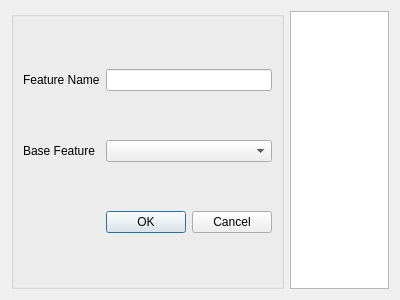
<?xml version="1.0" encoding="UTF-8"?>
<ui version="4.0">
 <class>Dialog</class>
 <widget class="QDialog" name="Dialog">
  <property name="geometry">
   <rect>
    <x>0</x>
    <y>0</y>
    <width>400</width>
    <height>300</height>
   </rect>
  </property>
  <property name="windowTitle">
   <string>Add New Feature</string>
  </property>
  <layout class="QHBoxLayout" name="horizontalLayout">
   <item>
    <widget class="QGroupBox" name="groupBox">
     <property name="title">
      <string/>
     </property>
     <layout class="QGridLayout" name="gridLayout">
      <item row="2" column="0">
       <widget class="QLabel" name="label">
        <property name="text">
         <string>Feature Name</string>
        </property>
       </widget>
      </item>
      <item row="4" column="2">
       <widget class="QDialogButtonBox" name="buttonBox">
        <property name="orientation">
         <enum>Qt::Horizontal</enum>
        </property>
        <property name="standardButtons">
         <set>QDialogButtonBox::Cancel|QDialogButtonBox::Ok</set>
        </property>
       </widget>
      </item>
      <item row="2" column="2">
       <widget class="QLineEdit" name="lineEdit"/>
      </item>
      <item row="3" column="2">
       <widget class="QComboBox" name="comboBox"/>
      </item>
      <item row="3" column="0">
       <widget class="QLabel" name="label_2">
        <property name="text">
         <string>Base Feature</string>
        </property>
       </widget>
      </item>
     </layout>
    </widget>
   </item>
   <item>
    <widget class="QListWidget" name="listWidget"/>
   </item>
  </layout>
 </widget>
 <resources/>
 <connections>
  <connection>
   <sender>buttonBox</sender>
   <signal>accepted()</signal>
   <receiver>Dialog</receiver>
   <slot>accept()</slot>
   <hints>
    <hint type="sourcelabel">
     <x>248</x>
     <y>254</y>
    </hint>
    <hint type="destinationlabel">
     <x>157</x>
     <y>274</y>
    </hint>
   </hints>
  </connection>
  <connection>
   <sender>buttonBox</sender>
   <signal>rejected()</signal>
   <receiver>Dialog</receiver>
   <slot>reject()</slot>
   <hints>
    <hint type="sourcelabel">
     <x>316</x>
     <y>260</y>
    </hint>
    <hint type="destinationlabel">
     <x>286</x>
     <y>274</y>
    </hint>
   </hints>
  </connection>
 </connections>
</ui>
